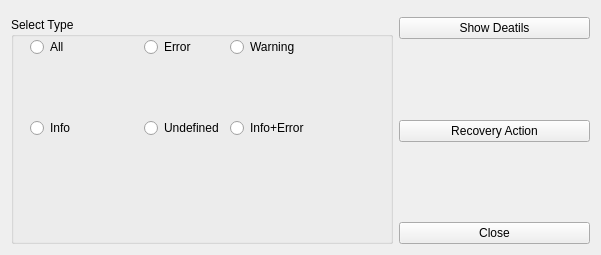
<?xml version="1.0" encoding="UTF-8"?>
<ui version="4.0">
 <class>LogViewer::CSystemLogViewerDlg</class>
 <widget class="QWidget" name="LogViewer::CSystemLogViewerDlg">
  <property name="geometry">
   <rect>
    <x>0</x>
    <y>0</y>
    <width>601</width>
    <height>255</height>
   </rect>
  </property>
  <property name="maximumSize">
   <size>
    <width>700</width>
    <height>500</height>
   </size>
  </property>
  <property name="windowTitle">
   <string>Form</string>
  </property>
  <layout class="QGridLayout" name="gridLayout_2">
   <item row="2" column="1">
    <spacer name="verticalSpacer_5">
     <property name="orientation">
      <enum>Qt::Vertical</enum>
     </property>
     <property name="sizeHint" stdset="0">
      <size>
       <width>177</width>
       <height>41</height>
      </size>
     </property>
    </spacer>
   </item>
   <item row="1" column="0" rowspan="2" colspan="2">
    <widget class="QGroupBox" name="groupBox">
     <property name="title">
      <string>Select Type</string>
     </property>
     <widget class="QWidget" name="layoutWidget">
      <property name="geometry">
       <rect>
        <x>19</x>
        <y>20</y>
        <width>341</width>
        <height>101</height>
       </rect>
      </property>
      <layout class="QGridLayout" name="gridLayout">
       <item row="0" column="3">
        <widget class="QRadioButton" name="warningBtn">
         <property name="text">
          <string>Warning</string>
         </property>
        </widget>
       </item>
       <item row="0" column="2">
        <widget class="QRadioButton" name="errorBtn">
         <property name="text">
          <string>Error</string>
         </property>
        </widget>
       </item>
       <item row="1" column="2">
        <spacer name="verticalSpacer_2">
         <property name="orientation">
          <enum>Qt::Vertical</enum>
         </property>
         <property name="sizeHint" stdset="0">
          <size>
           <width>20</width>
           <height>18</height>
          </size>
         </property>
        </spacer>
       </item>
       <item row="1" column="4" rowspan="2">
        <spacer name="horizontalSpacer_3">
         <property name="orientation">
          <enum>Qt::Horizontal</enum>
         </property>
         <property name="sizeHint" stdset="0">
          <size>
           <width>17</width>
           <height>20</height>
          </size>
         </property>
        </spacer>
       </item>
       <item row="1" column="0">
        <spacer name="verticalSpacer">
         <property name="orientation">
          <enum>Qt::Vertical</enum>
         </property>
         <property name="sizeHint" stdset="0">
          <size>
           <width>20</width>
           <height>18</height>
          </size>
         </property>
        </spacer>
       </item>
       <item row="2" column="0">
        <widget class="QRadioButton" name="infoBtn">
         <property name="text">
          <string>Info</string>
         </property>
        </widget>
       </item>
       <item row="2" column="3">
        <widget class="QRadioButton" name="infoErrorBtn">
         <property name="text">
          <string>Info+Error</string>
         </property>
        </widget>
       </item>
       <item row="0" column="0">
        <widget class="QRadioButton" name="allBtn">
         <property name="text">
          <string>All</string>
         </property>
        </widget>
       </item>
       <item row="2" column="1">
        <spacer name="horizontalSpacer_2">
         <property name="orientation">
          <enum>Qt::Horizontal</enum>
         </property>
         <property name="sizeHint" stdset="0">
          <size>
           <width>17</width>
           <height>20</height>
          </size>
         </property>
        </spacer>
       </item>
       <item row="0" column="4">
        <spacer name="horizontalSpacer_4">
         <property name="orientation">
          <enum>Qt::Horizontal</enum>
         </property>
         <property name="sizeHint" stdset="0">
          <size>
           <width>17</width>
           <height>20</height>
          </size>
         </property>
        </spacer>
       </item>
       <item row="0" column="1">
        <spacer name="horizontalSpacer">
         <property name="orientation">
          <enum>Qt::Horizontal</enum>
         </property>
         <property name="sizeHint" stdset="0">
          <size>
           <width>17</width>
           <height>20</height>
          </size>
         </property>
        </spacer>
       </item>
       <item row="2" column="2">
        <widget class="QRadioButton" name="undefinedBtn">
         <property name="text">
          <string>Undefined</string>
         </property>
        </widget>
       </item>
      </layout>
     </widget>
    </widget>
   </item>
   <item row="0" column="0" colspan="3">
    <widget class="MainMenu::CScrollTable" name="widget" native="true"/>
   </item>
   <item row="1" column="2" rowspan="2">
    <layout class="QVBoxLayout" name="verticalLayout">
     <item>
      <widget class="QPushButton" name="showDetailsBtn">
       <property name="text">
        <string>Show Deatils</string>
       </property>
      </widget>
     </item>
     <item>
      <spacer name="verticalSpacer_4">
       <property name="orientation">
        <enum>Qt::Vertical</enum>
       </property>
       <property name="sizeHint" stdset="0">
        <size>
         <width>175</width>
         <height>17</height>
        </size>
       </property>
      </spacer>
     </item>
     <item>
      <widget class="QPushButton" name="recoveryActionBtn">
       <property name="text">
        <string>Recovery Action</string>
       </property>
      </widget>
     </item>
     <item>
      <spacer name="verticalSpacer_3">
       <property name="orientation">
        <enum>Qt::Vertical</enum>
       </property>
       <property name="sizeHint" stdset="0">
        <size>
         <width>175</width>
         <height>13</height>
        </size>
       </property>
      </spacer>
     </item>
     <item>
      <widget class="QPushButton" name="closeBtn">
       <property name="text">
        <string>Close</string>
       </property>
      </widget>
     </item>
    </layout>
   </item>
  </layout>
 </widget>
 <customwidgets>
  <customwidget>
   <class>MainMenu::CScrollTable</class>
   <extends>QWidget</extends>
   <header>MainMenu/Include/ScrollTable.h</header>
   <container>1</container>
  </customwidget>
 </customwidgets>
 <resources/>
 <connections/>
</ui>
